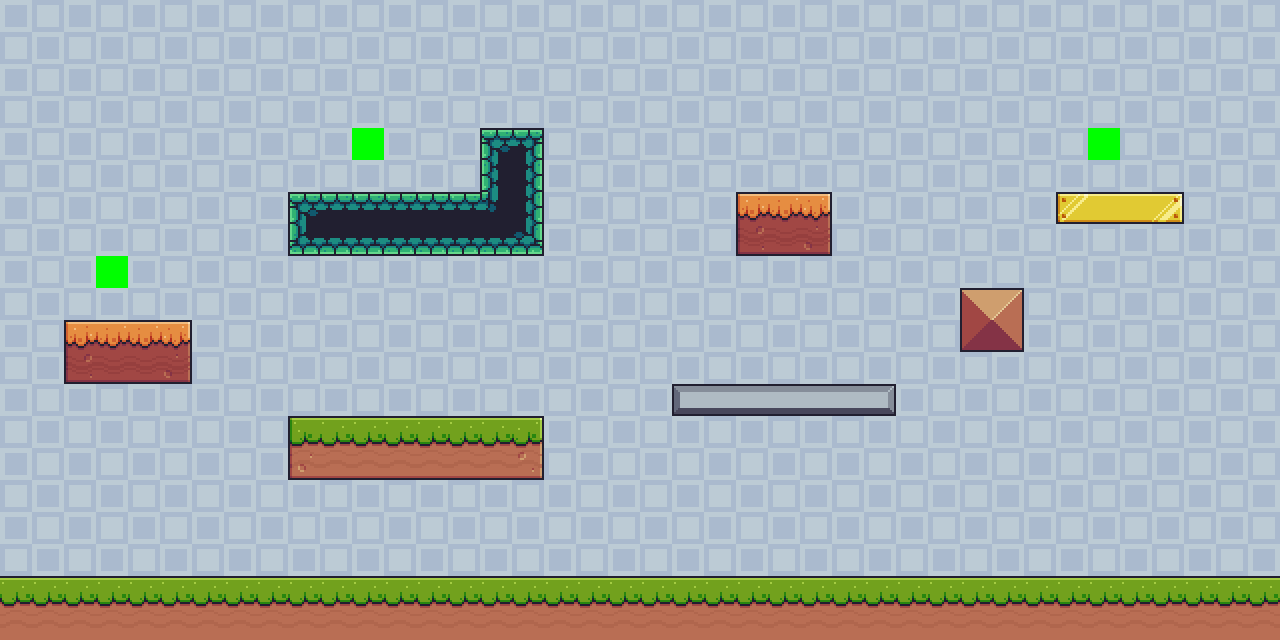

A 2D game scene composited from a Tiled map and its tileset images. What follows is a short description and the map's XML, with every tile layer's data as written:
An orthogonal 40x20 tile map with 32x32 px tiles, 3 tile layers (Background, Terrain, Collectibles), 3 tilesets.

<map version="1.2" tiledversion="1.3.4" orientation="orthogonal" renderorder="right-down" width="40" height="20" tilewidth="32" tileheight="32" infinite="0" nextlayerid="7" nextobjectid="1">
 <tileset firstgid="1" source="BasicLevelTerrain.tsx" />
 <tileset firstgid="243" source="BasicLevelBackground.tsx" />
 <tileset firstgid="247" source="../Collectables/BasicLevelKiwi.tsx" />
 <layer id="2" name="Background" width="40" height="20">
  <data encoding="csv">
243,244,243,244,243,244,243,244,243,244,243,244,243,244,243,244,243,244,243,244,243,244,243,244,243,244,243,244,243,244,243,244,243,244,243,244,243,244,243,244,
245,246,245,246,245,246,245,246,245,246,245,246,245,246,245,246,245,246,245,246,245,246,245,246,245,246,245,246,245,246,245,246,245,246,245,246,245,246,245,246,
243,244,243,244,243,244,243,244,243,244,243,244,243,244,243,244,243,244,243,244,243,244,243,244,243,244,243,244,243,244,243,244,243,244,243,244,243,244,243,244,
245,246,245,246,245,246,245,246,245,246,245,246,245,246,245,246,245,246,245,246,245,246,245,246,245,246,245,246,245,246,245,246,245,246,245,246,245,246,245,246,
243,244,243,244,243,244,243,244,243,244,243,244,243,244,243,244,243,244,243,244,243,244,243,244,243,244,243,244,243,244,243,244,243,244,243,244,243,244,243,244,
245,246,245,246,245,246,245,246,245,246,245,246,245,246,245,246,245,246,245,246,245,246,245,246,245,246,245,246,245,246,245,246,245,246,245,246,245,246,245,246,
243,244,243,244,243,244,243,244,243,244,243,244,243,244,243,244,243,244,243,244,243,244,243,244,243,244,243,244,243,244,243,244,243,244,243,244,243,244,243,244,
245,246,245,246,245,246,245,246,245,246,245,246,245,246,245,246,245,246,245,246,245,246,245,246,245,246,245,246,245,246,245,246,245,246,245,246,245,246,245,246,
243,244,243,244,243,244,243,244,243,244,243,244,243,244,243,244,243,244,243,244,243,244,243,244,243,244,243,244,243,244,243,244,243,244,243,244,243,244,243,244,
245,246,245,246,245,246,245,246,245,246,245,246,245,246,245,246,245,246,245,246,245,246,245,246,245,246,245,246,245,246,245,246,245,246,245,246,245,246,245,246,
243,244,243,244,243,244,243,244,243,244,243,244,243,244,243,244,243,244,243,244,243,244,243,244,243,244,243,244,243,244,243,244,243,244,243,244,243,244,243,244,
245,246,245,246,246,246,245,246,245,246,245,246,245,246,245,246,245,246,245,246,245,246,245,246,245,246,245,246,245,246,245,246,245,246,245,246,245,246,245,246,
243,244,243,244,243,244,243,244,243,244,243,244,243,244,243,244,243,244,243,244,243,244,243,244,243,244,243,244,243,244,243,244,243,244,243,244,243,244,243,244,
245,246,245,246,245,246,245,246,245,246,245,246,245,246,245,246,245,246,245,246,245,246,245,246,245,246,245,246,245,246,245,246,245,246,245,246,245,246,245,246,
243,244,243,244,243,244,243,244,243,244,243,244,243,244,243,244,243,244,243,244,243,244,243,244,243,244,243,244,243,244,243,244,243,244,243,244,243,244,243,244,
245,246,245,246,245,246,245,246,245,246,245,246,245,246,245,246,245,246,245,246,245,246,245,246,245,246,245,246,245,246,245,246,245,246,245,246,245,246,245,246,
243,244,243,244,243,244,243,244,243,244,243,244,243,244,243,244,243,244,243,244,243,244,243,244,243,244,243,244,243,244,243,244,243,244,243,244,243,244,243,244,
245,246,245,246,245,246,245,246,245,246,245,246,245,246,245,246,245,246,245,246,245,246,245,246,245,246,245,246,245,246,245,246,245,246,245,246,245,246,245,246,
243,244,243,244,243,244,243,244,243,244,243,244,243,244,243,244,243,244,243,244,0,0,0,0,0,0,0,0,0,0,0,0,0,0,0,0,0,0,0,0,
245,246,245,246,245,246,245,246,245,246,245,246,245,246,245,246,245,246,245,246,0,0,0,0,0,0,0,0,0,0,0,0,0,0,0,0,0,0,0,0
</data>
 </layer>
 <layer id="3" name="Terrain" width="40" height="20">
  <data encoding="csv">
0,0,0,0,0,0,0,0,0,0,0,0,0,0,0,0,0,0,0,0,0,0,0,0,0,0,0,0,0,0,0,0,0,0,0,0,0,0,0,0,
0,0,0,0,0,0,0,0,0,0,0,0,0,0,0,0,0,0,0,0,0,0,0,0,0,0,0,0,0,0,0,0,0,0,0,0,0,0,0,0,
0,0,0,0,0,0,0,0,0,0,0,0,0,0,0,0,0,0,0,0,0,0,0,0,0,0,0,0,0,0,0,0,0,0,0,0,0,0,0,0,
0,0,0,0,0,0,0,0,0,0,0,0,0,0,0,0,0,0,0,0,0,0,0,0,0,0,0,0,0,0,0,0,0,0,0,0,0,0,0,0,
0,0,0,0,0,0,0,0,0,0,0,0,0,0,0,177,179,0,0,0,0,0,0,0,0,0,0,0,0,0,0,0,0,0,0,0,0,0,0,0,
0,0,0,0,0,0,0,0,0,0,0,0,0,0,0,199,201,0,0,0,0,0,0,0,0,0,0,0,0,0,0,0,0,0,0,0,0,0,0,0,
0,0,0,0,0,0,0,0,0,177,178,178,178,178,178,203,201,0,0,0,0,0,0,95,96,97,0,0,0,0,0,0,0,194,195,195,196,0,0,0,
0,0,0,0,0,0,0,0,0,221,222,222,222,222,222,222,223,0,0,0,0,0,0,139,140,141,0,0,0,0,0,0,0,0,0,0,0,0,0,0,
0,0,0,0,0,0,0,0,0,0,0,0,0,0,0,0,0,0,0,0,0,0,0,0,0,0,0,0,0,0,0,0,0,0,0,0,0,0,0,0,
0,0,0,0,0,0,0,0,0,0,0,0,0,0,0,0,0,0,0,0,0,0,0,0,0,0,0,0,0,0,36,37,0,0,0,0,0,0,0,0,
0,0,95,96,96,97,0,0,0,0,0,0,0,0,0,0,0,0,0,0,0,0,0,0,0,0,0,0,0,0,58,59,0,0,0,0,0,0,0,0,
0,0,139,140,140,141,0,0,0,0,0,0,0,0,0,0,0,0,0,0,0,0,0,0,0,0,0,0,0,0,0,0,0,0,0,0,0,0,0,0,
0,0,0,0,0,0,0,0,0,0,0,0,0,0,0,0,0,0,0,0,0,101,102,102,102,102,102,103,0,0,0,0,0,0,0,0,0,0,0,0,
0,0,0,0,0,0,0,0,0,7,8,8,8,8,8,8,9,0,0,0,0,0,0,0,0,0,0,0,0,0,0,0,0,0,0,0,0,0,0,0,
0,0,0,0,0,0,0,0,0,51,52,52,52,52,52,52,53,0,0,0,0,0,0,0,0,0,0,0,0,0,0,0,0,0,0,0,0,0,0,0,
0,0,0,0,0,0,0,0,0,0,0,0,0,0,0,0,0,0,0,0,0,0,0,0,0,0,0,0,0,0,0,0,0,0,0,0,0,0,0,0,
0,0,0,0,0,0,0,0,0,0,0,0,0,0,0,0,0,0,0,0,0,0,0,0,0,0,0,0,0,0,0,0,0,0,0,0,0,0,0,0,
0,0,0,0,0,0,0,0,0,0,0,0,0,0,0,0,0,0,0,0,0,0,0,0,0,0,0,0,0,0,0,0,0,0,0,0,0,0,0,0,
8,8,8,8,8,8,8,8,8,8,8,8,8,8,8,8,8,8,8,8,8,8,8,8,8,8,8,8,8,8,8,8,8,8,8,8,8,8,8,8,
30,30,30,30,30,30,30,30,30,30,30,30,30,30,30,30,30,30,30,30,30,30,30,30,30,30,30,30,30,30,30,30,30,30,30,30,30,30,30,30
</data>
 </layer>
 <layer id="6" name="Collectibles" width="40" height="20">
  <data encoding="csv">
0,0,0,0,0,0,0,0,0,0,0,0,0,0,0,0,0,0,0,0,0,0,0,0,0,0,0,0,0,0,0,0,0,0,0,0,0,0,0,0,
0,0,0,0,0,0,0,0,0,0,0,0,0,0,0,0,0,0,0,0,0,0,0,0,0,0,0,0,0,0,0,0,0,0,0,0,0,0,0,0,
0,0,0,0,0,0,0,0,0,0,0,0,0,0,0,0,0,0,0,0,0,0,0,0,0,0,0,0,0,0,0,0,0,0,0,0,0,0,0,0,
0,0,0,0,0,0,0,0,0,0,0,0,0,0,0,0,0,0,0,0,0,0,0,0,0,0,0,0,0,0,0,0,0,0,0,0,0,0,0,0,
0,0,0,0,0,0,0,0,0,0,0,247,0,0,0,0,0,0,0,0,0,0,0,0,0,0,0,0,0,0,0,0,0,0,247,0,0,0,0,0,
0,0,0,0,0,0,0,0,0,0,0,0,0,0,0,0,0,0,0,0,0,0,0,0,0,0,0,0,0,0,0,0,0,0,0,0,0,0,0,0,
0,0,0,0,0,0,0,0,0,0,0,0,0,0,0,0,0,0,0,0,0,0,0,0,0,0,0,0,0,0,0,0,0,0,0,0,0,0,0,0,
0,0,0,0,0,0,0,0,0,0,0,0,0,0,0,0,0,0,0,0,0,0,0,0,0,0,0,0,0,0,0,0,0,0,0,0,0,0,0,0,
0,0,0,247,0,0,0,0,0,0,0,0,0,0,0,0,0,0,0,0,0,0,0,0,0,0,0,0,0,0,0,0,0,0,0,0,0,0,0,0,
0,0,0,0,0,0,0,0,0,0,0,0,0,0,0,0,0,0,0,0,0,0,0,0,0,0,0,0,0,0,0,0,0,0,0,0,0,0,0,0,
0,0,0,0,0,0,0,0,0,0,0,0,0,0,0,0,0,0,0,0,0,0,0,0,0,0,0,0,0,0,0,0,0,0,0,0,0,0,0,0,
0,0,0,0,0,0,0,0,0,0,0,0,0,0,0,0,0,0,0,0,0,0,0,0,0,0,0,0,0,0,0,0,0,0,0,0,0,0,0,0,
0,0,0,0,0,0,0,0,0,0,0,0,0,0,0,0,0,0,0,0,0,0,0,0,0,0,0,0,0,0,0,0,0,0,0,0,0,0,0,0,
0,0,0,0,0,0,0,0,0,0,0,0,0,0,0,0,0,0,0,0,0,0,0,0,0,0,0,0,0,0,0,0,0,0,0,0,0,0,0,0,
0,0,0,0,0,0,0,0,0,0,0,0,0,0,0,0,0,0,0,0,0,0,0,0,0,0,0,0,0,0,0,0,0,0,0,0,0,0,0,0,
0,0,0,0,0,0,0,0,0,0,0,0,0,0,0,0,0,0,0,0,0,0,0,0,0,0,0,0,0,0,0,0,0,0,0,0,0,0,0,0,
0,0,0,0,0,0,0,0,0,0,0,0,0,0,0,0,0,0,0,0,0,0,0,0,0,0,0,0,0,0,0,0,0,0,0,0,0,0,0,0,
0,0,0,0,0,0,0,0,0,0,0,0,0,0,0,0,0,0,0,0,0,0,0,0,0,0,0,0,0,0,0,0,0,0,0,0,0,0,0,0,
0,0,0,0,0,0,0,0,0,0,0,0,0,0,0,0,0,0,0,0,0,0,0,0,0,0,0,0,0,0,0,0,0,0,0,0,0,0,0,0,
0,0,0,0,0,0,0,0,0,0,0,0,0,0,0,0,0,0,0,0,0,0,0,0,0,0,0,0,0,0,0,0,0,0,0,0,0,0,0,0
</data>
 </layer>
</map>
